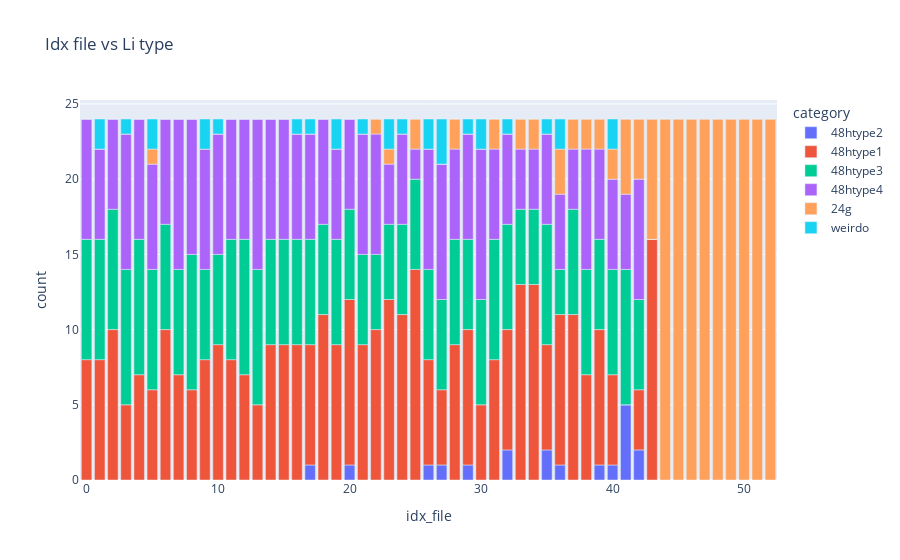

Notebook source saved alongside this figure:
### Code cell
Mapping.Labelling.get_amount_type(file_loc_important_cols_sorted, litype, el = "Li")
df_amount_type_sorted = Plot.Mapping.Labelling.plot_amount_type(file_loc_important_cols_sorted, litype, el, style, category_labels)

### Figure 1 — Plotly figure (JSON) as saved in the notebook; plotly's stock layout.template omitted (floating-point values rounded to 4 significant figures)
{"data": [{"alignmentgroup": "True", "hovertemplate": "category=48htype2<br>idx_file=%{x}<br>count=%{y}<extra></extra>", "legendgroup": "48htype2", "marker": {"color": "#636efa", "pattern": {"shape": ""}}, "name": "48htype2", "offsetgroup": "48htype2", "orientation": "v", "showlegend": true, "textposition": "auto", "type": "bar", "x": [0, 1, 2, 3, 4, 5, 6, 7, 8, 9, 10, 11, 12, 13, 14, 15, 16, 17, 18, 19, 20, 21, 22, 23, 24, 25, 26, 27, 28, 29, 30, 31, 32, 33, 34, 35, 36, 37, 38, 39, 40, 41, 42, 43, 44, 45, 46, 47, 48, 49, 50, 51, 52], "xaxis": "x", "y": [0, 0, 0, 0, 0, 0, 0, 0, 0, 0, 0, 0, 0, 0, 0, 0, 0, 1, 0, 0, 1, 0, 0, 0, 0, 0, 1, 1, 0, 1, 0, 0, 2, 0, 0, 2, 1, 0, 0, 1, 1, 5, 2, 0, 0, 0, 0, 0, 0, 0, 0, 0, 0], "yaxis": "y"}, {"alignmentgroup": "True", "hovertemplate": "category=48htype1<br>idx_file=%{x}<br>count=%{y}<extra></extra>", "legendgroup": "48htype1", "marker": {"color": "#EF553B", "pattern": {"shape": ""}}, "name": "48htype1", "offsetgroup": "48htype1", "orientation": "v", "showlegend": true, "textposition": "auto", "type": "bar", "x": [0, 1, 2, 3, 4, 5, 6, 7, 8, 9, 10, 11, 12, 13, 14, 15, 16, 17, 18, 19, 20, 21, 22, 23, 24, 25, 26, 27, 28, 29, 30, 31, 32, 33, 34, 35, 36, 37, 38, 39, 40, 41, 42, 43, 44, 45, 46, 47, 48, 49, 50, 51, 52], "xaxis": "x", "y": [8, 8, 10, 5, 7, 6, 10, 7, 6, 8, 9, 8, 7, 5, 9, 9, 9, 8, 11, 9, 11, 9, 10, 12, 11, 14, 7, 5, 9, 9, 5, 8, 8, 13, 13, 7, 10, 11, 7, 9, 6, 0, 4, 16, 0, 0, 0, 0, 0, 0, 0, 0, 0], "yaxis": "y"}, {"alignmentgroup": "True", "hovertemplate": "category=48htype3<br>idx_file=%{x}<br>count=%{y}<extra></extra>", "legendgroup": "48htype3", "marker": {"color": "#00cc96", "pattern": {"shape": ""}}, "name": "48htype3", "offsetgroup": "48htype3", "orientation": "v", "showlegend": true, "textposition": "auto", "type": "bar", "x": [0, 1, 2, 3, 4, 5, 6, 7, 8, 9, 10, 11, 12, 13, 14, 15, 16, 17, 18, 19, 20, 21, 22, 23, 24, 25, 26, 27, 28, 29, 30, 31, 32, 33, 34, 35, 36, 37, 38, 39, 40, 41, 42, 43, 44, 45, 46, 47, 48, 49, 50, 51, 52], "xaxis": "x", "y": [8, 8, 8, 9, 9, 8, 7, 7, 9, 6, 6, 8, 9, 9, 7, 7, 7, 7, 6, 7, 6, 6, 5, 5, 6, 6, 6, 6, 7, 6, 7, 8, 7, 5, 5, 8, 3, 7, 7, 6, 7, 9, 6, 0, 0, 0, 0, 0, 0, 0, 0, 0, 0], "yaxis": "y"}, {"alignmentgroup": "True", "hovertemplate": "category=48htype4<br>idx_file=%{x}<br>count=%{y}<extra></extra>", "legendgroup": "48htype4", "marker": {"color": "#ab63fa", "pattern": {"shape": ""}}, "name": "48htype4", "offsetgroup": "48htype4", "orientation": "v", "showlegend": true, "textposition": "auto", "type": "bar", "x": [0, 1, 2, 3, 4, 5, 6, 7, 8, 9, 10, 11, 12, 13, 14, 15, 16, 17, 18, 19, 20, 21, 22, 23, 24, 25, 26, 27, 28, 29, 30, 31, 32, 33, 34, 35, 36, 37, 38, 39, 40, 41, 42, 43, 44, 45, 46, 47, 48, 49, 50, 51, 52], "xaxis": "x", "y": [8, 6, 6, 9, 8, 7, 7, 10, 9, 8, 8, 8, 8, 10, 8, 8, 7, 7, 7, 6, 6, 8, 8, 4, 6, 2, 8, 9, 6, 7, 10, 6, 6, 4, 4, 6, 5, 4, 8, 6, 6, 5, 8, 0, 0, 0, 0, 0, 0, 0, 0, 0, 0], "yaxis": "y"}, {"alignmentgroup": "True", "hovertemplate": "category=24g<br>idx_file=%{x}<br>count=%{y}<extra></extra>", "legendgroup": "24g", "marker": {"color": "#FFA15A", "pattern": {"shape": ""}}, "name": "24g", "offsetgroup": "24g", "orientation": "v", "showlegend": true, "textposition": "auto", "type": "bar", "x": [0, 1, 2, 3, 4, 5, 6, 7, 8, 9, 10, 11, 12, 13, 14, 15, 16, 17, 18, 19, 20, 21, 22, 23, 24, 25, 26, 27, 28, 29, 30, 31, 32, 33, 34, 35, 36, 37, 38, 39, 40, 41, 42, 43, 44, 45, 46, 47, 48, 49, 50, 51, 52], "xaxis": "x", "y": [0, 0, 0, 0, 0, 1, 0, 0, 0, 0, 0, 0, 0, 0, 0, 0, 0, 0, 0, 0, 0, 0, 1, 1, 0, 2, 0, 0, 2, 0, 0, 2, 0, 2, 2, 0, 3, 2, 2, 2, 2, 5, 4, 8, 24, 24, 24, 24, 24, 24, 24, 24, 24], "yaxis": "y"}, {"alignmentgroup": "True", "hovertemplate": "category=weirdo<br>idx_file=%{x}<br>count=%{y}<extra></extra>", "legendgroup": "weirdo", "marker": {"color": "#19d3f3", "pattern": {"shape": ""}}, "name": "weirdo", "offsetgroup": "weirdo", "orientation": "v", "showlegend": true, "textposition": "auto", "type": "bar", "x": [0, 1, 2, 3, 4, 5, 6, 7, 8, 9, 10, 11, 12, 13, 14, 15, 16, 17, 18, 19, 20, 21, 22, 23, 24, 25, 26, 27, 28, 29, 30, 31, 32, 33, 34, 35, 36, 37, 38, 39, 40, 41, 42, 43, 44, 45, 46, 47, 48, 49, 50, 51, 52], "xaxis": "x", "y": [0, 2, 0, 1, 0, 2, 0, 0, 0, 2, 1, 0, 0, 0, 0, 0, 1, 1, 0, 2, 0, 1, 0, 2, 1, 0, 2, 3, 0, 1, 2, 0, 1, 0, 0, 1, 2, 0, 0, 0, 2, 0, 0, 0, 0, 0, 0, 0, 0, 0, 0, 0, 0], "yaxis": "y"}], "layout": {"barmode": "relative", "legend": {"title": {"text": "category"}, "tracegroupgap": 0}, "title": {"text": "Idx file vs Li type"}, "xaxis": {"anchor": "y", "domain": [0, 1], "title": {"text": "idx_file"}}, "yaxis": {"anchor": "x", "domain": [0, 1], "title": {"text": "count"}}}}
